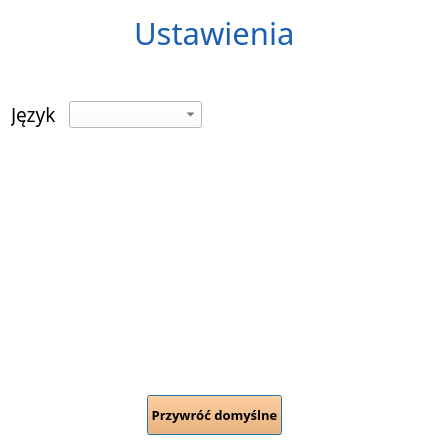
<?xml version="1.0" encoding="UTF-8"?>
<ui version="4.0">
 <class>AppSettingsWindow</class>
 <widget class="QDialog" name="AppSettingsWindow">
  <property name="geometry">
   <rect>
    <x>0</x>
    <y>0</y>
    <width>428</width>
    <height>446</height>
   </rect>
  </property>
  <property name="windowTitle">
   <string>Ustawienia aplikacji</string>
  </property>
  <property name="styleSheet">
   <string notr="true">QDialog{
	background-color: rgb(255, 255, 255);
}</string>
  </property>
  <layout class="QVBoxLayout" name="verticalLayout">
   <item>
    <layout class="QHBoxLayout" name="horizontalLayout">
     <item>
      <spacer name="horizontalSpacer">
       <property name="orientation">
        <enum>Qt::Horizontal</enum>
       </property>
       <property name="sizeHint" stdset="0">
        <size>
         <width>40</width>
         <height>20</height>
        </size>
       </property>
      </spacer>
     </item>
     <item>
      <widget class="QLabel" name="label_title">
       <property name="font">
        <font>
         <family>Quicksand Medium</family>
         <pointsize>23</pointsize>
        </font>
       </property>
       <property name="styleSheet">
        <string notr="true">QLabel{
color: rgb(26, 95, 180);
}</string>
       </property>
       <property name="text">
        <string>Ustawienia</string>
       </property>
      </widget>
     </item>
     <item>
      <spacer name="horizontalSpacer_2">
       <property name="orientation">
        <enum>Qt::Horizontal</enum>
       </property>
       <property name="sizeHint" stdset="0">
        <size>
         <width>40</width>
         <height>20</height>
        </size>
       </property>
      </spacer>
     </item>
    </layout>
   </item>
   <item>
    <spacer name="verticalSpacer_2">
     <property name="orientation">
      <enum>Qt::Vertical</enum>
     </property>
     <property name="sizeType">
      <enum>QSizePolicy::Maximum</enum>
     </property>
     <property name="sizeHint" stdset="0">
      <size>
       <width>20</width>
       <height>40</height>
      </size>
     </property>
    </spacer>
   </item>
   <item>
    <layout class="QHBoxLayout" name="horizontalLayout_2">
     <item>
      <layout class="QFormLayout" name="formLayout">
       <item row="0" column="0">
        <widget class="QLabel" name="label_language">
         <property name="font">
          <font>
           <family>Quicksand Medium</family>
           <pointsize>14</pointsize>
          </font>
         </property>
         <property name="styleSheet">
          <string notr="true">color: rgb(0, 0, 0);</string>
         </property>
         <property name="text">
          <string>Język</string>
         </property>
        </widget>
       </item>
       <item row="0" column="1">
        <widget class="QComboBox" name="comboBox_language">
         <property name="minimumSize">
          <size>
           <width>140</width>
           <height>0</height>
          </size>
         </property>
         <property name="font">
          <font>
           <pointsize>14</pointsize>
          </font>
         </property>
         <property name="styleSheet">
          <string notr="true">QComboBox{
	background-color: rgb(255, 255, 255);
	color: rgb(36, 36, 36);
	margin-left: 7px;
}</string>
         </property>
        </widget>
       </item>
      </layout>
     </item>
     <item>
      <spacer name="horizontalSpacer_3">
       <property name="orientation">
        <enum>Qt::Horizontal</enum>
       </property>
       <property name="sizeHint" stdset="0">
        <size>
         <width>40</width>
         <height>20</height>
        </size>
       </property>
      </spacer>
     </item>
    </layout>
   </item>
   <item>
    <spacer name="verticalSpacer">
     <property name="orientation">
      <enum>Qt::Vertical</enum>
     </property>
     <property name="sizeHint" stdset="0">
      <size>
       <width>20</width>
       <height>253</height>
      </size>
     </property>
    </spacer>
   </item>
   <item>
    <layout class="QHBoxLayout" name="horizontalLayout_3">
     <item>
      <spacer name="horizontalSpacer_4">
       <property name="orientation">
        <enum>Qt::Horizontal</enum>
       </property>
       <property name="sizeHint" stdset="0">
        <size>
         <width>40</width>
         <height>20</height>
        </size>
       </property>
      </spacer>
     </item>
     <item>
      <widget class="QPushButton" name="pushButton_defaultSettings">
       <property name="minimumSize">
        <size>
         <width>135</width>
         <height>40</height>
        </size>
       </property>
       <property name="maximumSize">
        <size>
         <width>135</width>
         <height>40</height>
        </size>
       </property>
       <property name="font">
        <font>
         <family>Quicksand Medium</family>
         <pointsize>10</pointsize>
         <bold>true</bold>
        </font>
       </property>
       <property name="styleSheet">
        <string notr="true">QPushButton{
	background-color: rgb(255, 163, 72);
	color: rgb(0, 0, 0);
}</string>
       </property>
       <property name="text">
        <string>Przywróć domyślne</string>
       </property>
      </widget>
     </item>
     <item>
      <spacer name="horizontalSpacer_5">
       <property name="orientation">
        <enum>Qt::Horizontal</enum>
       </property>
       <property name="sizeHint" stdset="0">
        <size>
         <width>40</width>
         <height>20</height>
        </size>
       </property>
      </spacer>
     </item>
    </layout>
   </item>
  </layout>
 </widget>
 <resources/>
 <connections/>
</ui>
